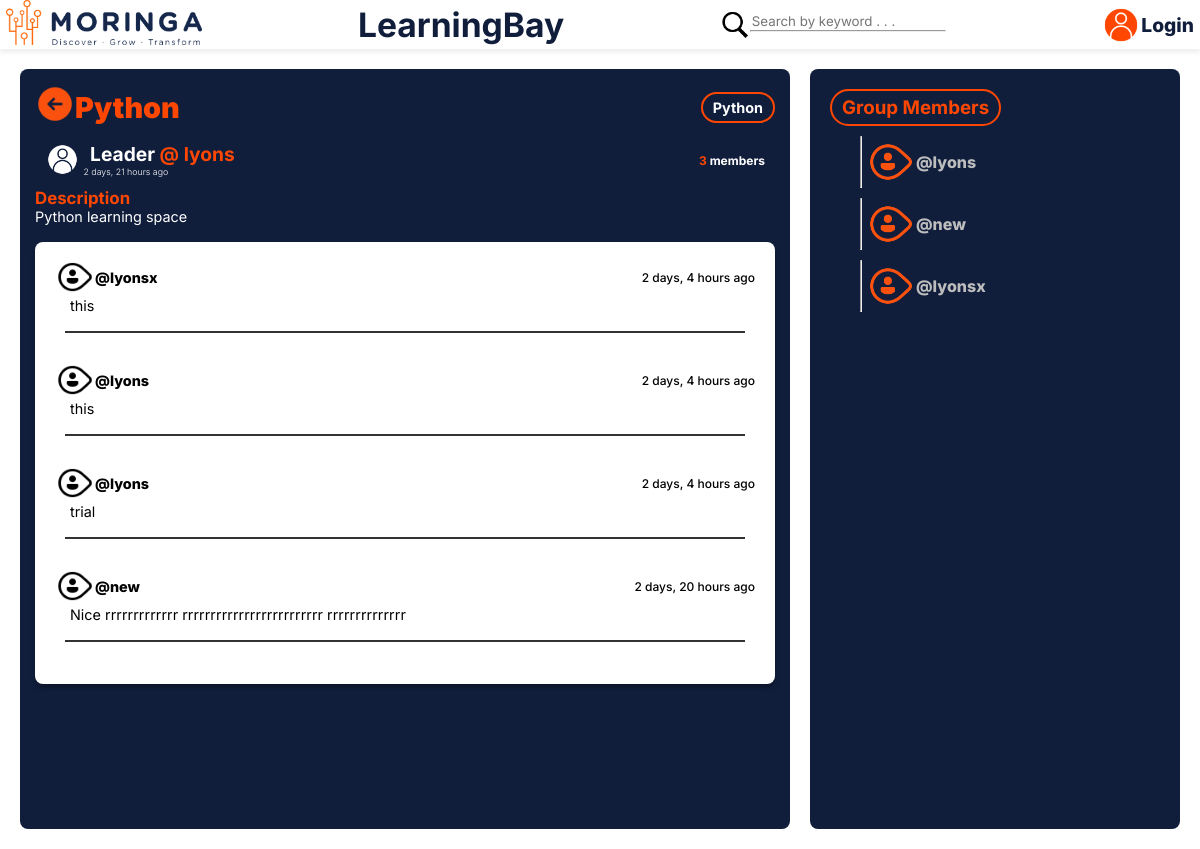
The app's page /group/2/, older data.
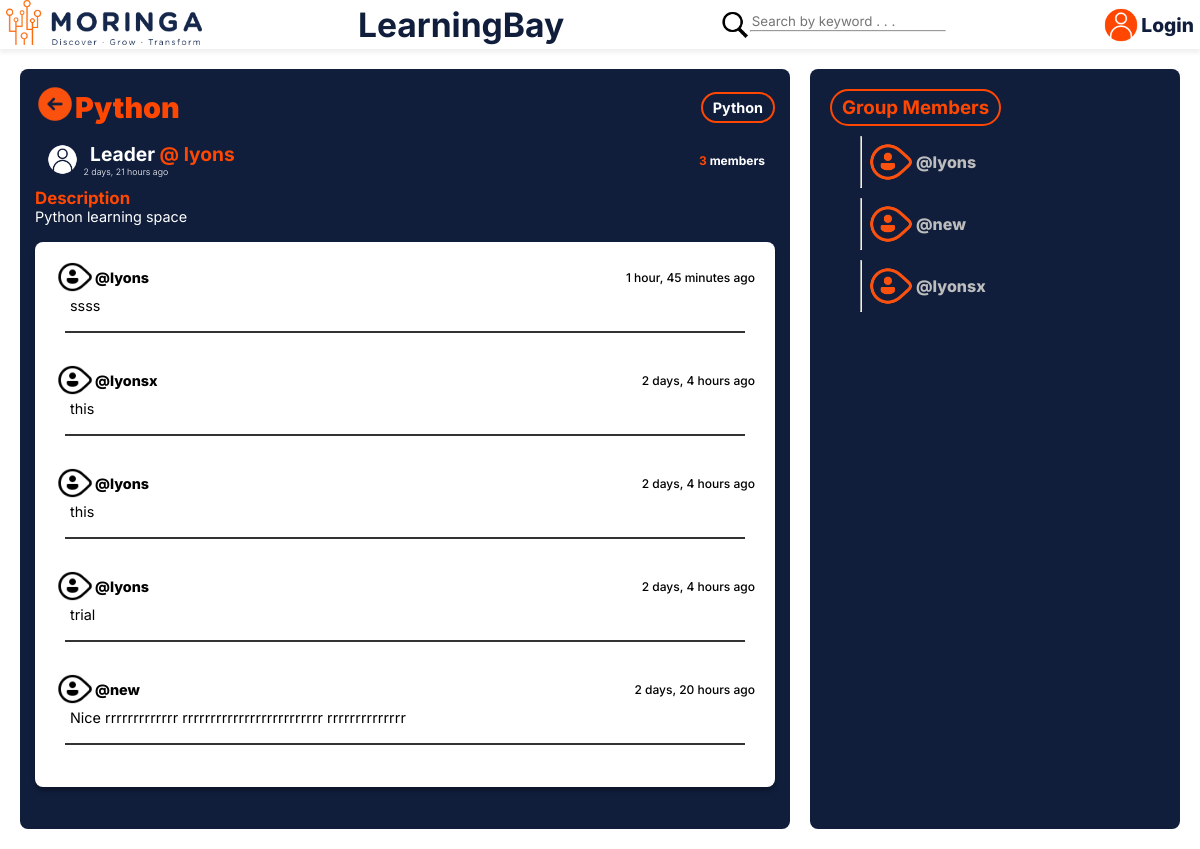
The same page, newer data.
### learning/models.py (models this page shows, shortened)
class Group(models.Model):
    leader = models.ForeignKey(User, on_delete=models.SET_NULL, null=True)
    name = models.CharField(max_length=200)
    language = models.ForeignKey(Language, on_delete=models.SET_NULL, null=True)
    description = models.TextField(null=True, blank=True) #blank is for submission, null is for the database
    members = models.ManyToManyField(User, related_name='members', blank=True)
    created = models.DateTimeField(auto_now_add=True) #once
    updated = models.DateTimeField(auto_now=True) #every time
    class Meta:
        ordering = ['-updated', '-created']

class Language(models.Model):
    name = models.CharField(max_length=20)
    def __str__(self):
        return self.name

class Message(models.Model):
    user = models.ForeignKey(User, on_delete=models.CASCADE)
    group = models.ForeignKey(Group, on_delete=models.CASCADE)
    body = models.TextField()
    created = models.DateTimeField(auto_now_add=True) #once
    updated = models.DateTimeField(auto_now=True) #every time
    class Meta:
        ordering = ['-updated', '-created']

### learning/views.py (the view, shortened to what this page needs)
# urls.py: path('group/<str:pk>/', views.group, name="group"),
def group(request, pk):
    group = Group.objects.get(id = pk)
    group_messages = group.message_set.all().order_by('-created') #many to one
    members = group.members.all() # many to many
    context = {'group' : group, 'group_messages':group_messages, 'members': members,}
    return render(request, 'learning/group.html', context)

### learning/templates/learning/group.html (shortened to what this page needs)
{% extends 'base.html' %}
{% load static %}
{% block content %}
<div class="group">
    <div class="group__full">
        <div class="group__header">
            <h1 class="group__title"><a href="{% url 'home' %}"><img src="{% static 'img/back.png' %}" alt="back">
                </a>{{group.name}}</h1>
            <p class="group__lang">{{group.language}}</p>
        </div>
        <div class="group__leader">
            <p class="activity__icon">
                <img src="{% static 'img/userx.png' %}" alt=". . ." />
                <span class="act__del">
                    <span class="activity__time">
                        <a href="{% url 'profile' group.leader.id %}">&nbsp; Leader <span class="leader__name">@
                                {{group.leader}}</span></a>
                        &nbsp;{{ group.created | timesince }} ago
                    </span>
                </span>
            </p>
            <p><small class="feed__members">
                    <span class="feed__numbers">{{ group.members.all.count }}</span> members
                </small>
            </p>
        </div>
        <div class="group__descr">
            <h3>Description</h3>
            <p>{{group.description}}</p>
            <p>&nbsp;</p>
        </div>
        <div class="group__converse">
            {% for message in group_messages %}
            <div class="converse__box">
                <div class="conversation__profile">
                    <a href="{% url 'profile' message.user.id %}">
                        <p><img src="{% static 'img/icon.png' %}" alt=""> @{{message.user.username}}</p>
                    </a>
                    <small> {{message.created | timesince}} ago
                    </small>
                </div>
                <p class="conversation__body">{{message.body}}
                    <hr class="hr">
                    <br>
                </p>
            </div>
            {% endfor %}
        </div>
    </div>
    <div class="group__member">
        <div class="group__innersec">
            <h3 class="groupMember__lang">Group Members</h3>
            <div class="group__members">
                {% for member in members %}
                <div class="vr">
                    <a href="{% url 'profile' member.id %}">
                        <p class="groupMembers__group"><img src="{% static 'img/iconorange.png' %}" alt=""> @{{member.username}}</p>
                    </a>
                </div>
                {% endfor %}
            </div>
        </div>
    </div>
</div>
{% endblock content %}

### templates/base.html (shortened to what this page needs)
<!DOCTYPE html>
{% load static %}
<html lang="en">
<head>
    <link rel="stylesheet" href="{% static 'styles/main.css' %}">
    <link rel="stylesheet" href="https://cdnjs.cloudflare.com/ajax/libs/font-awesome/6.1.1/css/all.min.css" />
</head>
<body>
    {% include 'navbar.html' %}
    {% block content %}
    {% endblock content %}
</body>
</html>

### templates/navbar.html
{% load static %}
<nav>
    <div class="nav__logo">
        <a href="{% url 'home' %}"><img src="{% static 'img/logo.png' %}" alt="Moringa" /></a>
    </div>
    <div class="nav__title">
        <a href="{% url 'home' %}">
            <h2><strong>LearningBay</strong></h2>
        </a>
    </div>
    <div class="nav__search">
        <img src="{% static 'img/search.png' %}" alt="Search" />
        <form action="{% url 'home' %}" method="get">
            <input type="text" name="q" placeholder="Search by keyword . . ." />
            <hr>
        </form>
    </div>
    <div class="nav__login">
        {% if request.user.is_authenticated %}
        <div class="logged__name">
            <img src="{% static 'img/user.png' %}" alt="User" />
            <p>{{request.user}}</p>
            <p>&nbsp;</p>
        </div>
        <div class="logged__in">
            <a href="{% url 'logout' %}">LogOut</a>
        </div>
        {% else %}
        <img src="{% static 'img/user.png' %}" alt="User" />
        <a href="{% url 'login-page' %}">Login</a>
        {% endif %}
    </div>
</nav>

### static/styles/main.css (style rules this page uses)
* { font-family: 'Inter', sans-serif; margin: 0; text-decoration: none; box-sizing: border-box; }
a { text-decoration: none; color: inherit; }
body { background: #ECECEC; }
nav { display: flex; position: sticky; top: 0; align-items: center; justify-content: space-between; padding-left: .5%; padding-right: .5%; background: #FFFFFF; box-shadow: 0px 4px 4px rgba(105, 105, 105, 0.096); }
.nav__logo img { height: 45px; }
.nav__title { font-weight: 800; font-size: 1.4rem; color: #101E3C; }
.nav__search { display: flex; color: #101E3C; }
.nav__search img { height: 30px; }
.nav__search input { outline: none; border: none; color: #101E3C; }
hr { color: #101E3C; }
.nav__login { display: flex; align-items: center; justify-content: space-between; background-color: white; }
.nav__login img { height: 40px; }
.nav__login a { text-decoration: none; font-weight: 800; font-size: 1.2rem; color: #101E3C; }
.activity__icon { display: flex; align-items: center; }
.act__del { display: flex; justify-content: space-between; align-items: center; width: 100%; margin-right: 2px; }
.activity__icon img { height: 35px; }
.activity__icon a { text-decoration: none; color: #FFFFFF; font-size: .8rem; font-weight: 500; }
.activity__time { display: flex; flex-direction: column; font-size: .55rem; font-weight: 300 !important; color: white; padding: 1px; }
.feed__members { color: #FFFFFF; font-weight: 700; }
.feed__numbers { color: #FF4702; font-weight: 700; }
.group { display: flex; background-color: white; min-height: 100vh; padding: 20px; display: flex; gap: 20px; }
.group__full { background: #101E3C; padding: 15px; border-radius: 8px; color: white; font-size: .9rem; flex: 2; }
.group__member { background-color: #101E3C; border-radius: 8px; flex: 1; }
.group__header { display: flex; align-items: center; justify-content: space-between; }
.group__lang { border: 2px solid #FF4702; border-radius: 25px; font-weight: 700; padding: 5px 10px; }
.group__title { display: flex; align-items: center; color: #FF4702; font-weight: 900; }
.group__title img { height: 40px; }
.group__title a { text-decoration: none; }
.group__leader { padding: 10px; display: flex; align-items: center; justify-content: space-between; font-weight: 700; }
.group__leader a { font-weight: 700; font-size: 1.2rem; }
.leader__name { color: #FF4702; }
.group__descr h3 { display: flex; color: #FF4702; font-weight: 700; }
.group__descr p { font-weight: 400; }
.group__converse { padding: 15px 20px; background: #FFFFFF; box-shadow: 0px 4px 4px rgba(0, 0, 0, 0.25); border-radius: 8px; color: black; }
.conversation__profile { display: flex; align-items: center; justify-content: space-between; }
.conversation__profile a { text-decoration: none; color: black; }
.conversation__profile p { display: flex; align-items: center; font-weight: 800; }
.conversation__profile img { height: 40px; }
.conversation__profile small { font-weight: 500; }
.conversation__body { padding: 0px 15px 7px 15px; font-weight: 400; }
.hr { border: 0.001rem solid black; opacity: .8; margin: 10px; }
.group__member { color: white; display: flex; flex-direction: column; }
.group__innersec { padding: 20px; }
.groupMember__lang { color: #FF4702; width: max-content; border: 2px solid #FF4702; border-radius: 25px; font-weight: 700; padding: 5px 10px; }
.group__members { display: flex; flex-direction: column; padding: 5px 25px; }
.groupMembers__group { display: flex; align-items: center; font-weight: 800; color: #bdbdbd; margin-left: 5px; }
.groupMembers__group img { height: 50px; }
.vr { display: inline; height: 100%; width: 1px; border: 1px inset; margin: 5px; color: #FF4702; }

Row changes from the older to the newer data that the page shows:
added Message: user.username "lyons", created "1 hour, 45 minutes", body "ssss"
